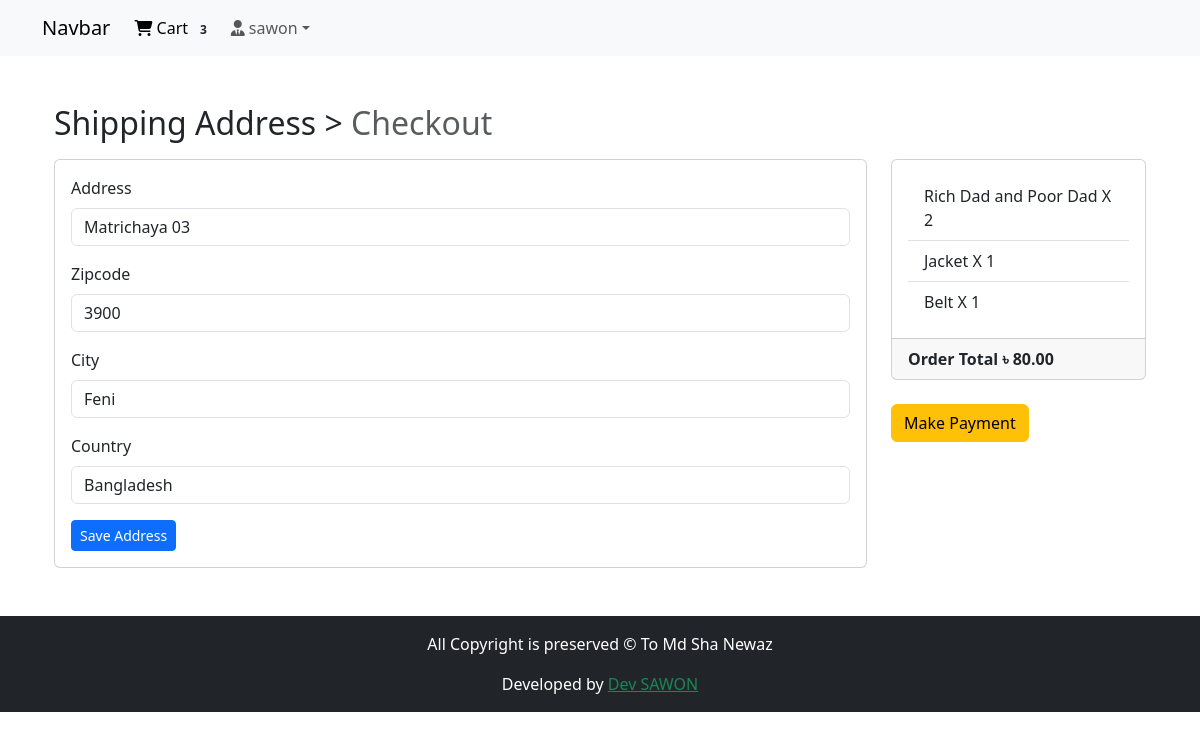
The page /payment/checkout/ (signed in) on the database its author committed.
### Login_App/models.py (models this page shows, shortened)
class User(AbstractBaseUser, PermissionsMixin):
    email = models.EmailField(unique=True, null=False)
    is_staff = models.BooleanField(
        _('staff status'),
        default = False,
        help_text = _('Designates whether the user can log in this site')
    )
    is_active = models.BooleanField(
        _('active'),
        default = True,
        help_text = _('Designate whether this user should be treated as active. Unselect this instead of deleting accounts')
    )
    USERNAME_FIELD = 'email'
    objects = MyUserMangerModel()

class ProfileModel(models.Model):
    user = models.OneToOneField(User, on_delete=models.CASCADE, related_name='profile')
    username = models.CharField(max_length=264, blank=True)
    full_name = models.CharField(max_length=264, blank=True)
    address_1 = models.TextField(max_length=300, blank=True)
    city = models.CharField(max_length=50, blank=True)
    zipcode = models.CharField(max_length=10, blank=True)
    country = models.CharField(max_length=50, blank=True)
    phone = models.CharField(max_length=20, blank=True)
    date_joined = models.DateField(auto_now_add=True)

### Order_App/models.py (models this page shows)
class OrderModel(models.Model):
    orderitems = models.ManyToManyField(CartModel)
    user = models.ForeignKey(settings.AUTH_USER_MODEL, on_delete=models.CASCADE)
    ordered =models.BooleanField(default=False) #payment is not complete
    created = models.DateTimeField(auto_now_add=True)
    paymentID = models.CharField(max_length=264, blank=True, null=True)
    orderdID = models.CharField(max_length=200, blank=True, null=True)
    def get_totals(self):
        total = 0
        for order_item in self.orderitems.all():
            total += float(order_item.get_total())
        return total

class CartModel(models.Model):
    user = models.ForeignKey(settings.AUTH_USER_MODEL, on_delete=models.CASCADE, related_name='cart')
    item = models.ForeignKey(ProductModel, on_delete=models.CASCADE)
    quantity = models.IntegerField(default=1)
    purchased = models.BooleanField(default=False)
    created = models.DateField(auto_now_add=True)
    updated = models.DateField(auto_now=True)
    def __str__(self):
        return f'{self.quantity} X {self.item}'
    def get_total(self):
        total = self.item.price * self.quantity
        float_total = format(total, '0.2f')
        return float_total

### Payment_App/models.py (models this page shows)
class BillingAddressModel(models.Model):
    user = models.ForeignKey(settings.AUTH_USER_MODEL, on_delete=models.CASCADE)
    address = models.CharField(max_length=264, blank=True)
    zipcode = models.CharField(max_length=10, blank=True)
    city = models.CharField(max_length=30, blank=True)
    country = models.CharField(max_length=20, blank=True)
    def __str__(self):
        return f'{self.user.profile.username} billing address'
    def is_fully_filled(self):
        field_names = [f.name for f in self._meta.get_fields()]
        for field_name in field_names:
            value = getattr(self, field_name)
            if value is None or value=='':
                return False
        return True
    class Meta:
        verbose_name_plural = 'Billing Addresses'

### Shop_App/models.py (models this page shows)
class ProductModel(models.Model):
    mainimage = models.ImageField(upload_to='Products')
    name = models.CharField(max_length=264)
    category = models.ForeignKey(CategoryModel, on_delete=models.CASCADE, related_name='category')
    preview_text = models.TextField(max_length=200, verbose_name='Preview Text')
    detail_text = models.TextField(max_length=1000, verbose_name='Description')
    price = models.FloatField()
    old_price = models.FloatField(default=0.00)
    created = models.DateTimeField(auto_now_add=True)
    def __str__(self):
         return self.name
    class Meta:
        ordering = ['-created']

### Payment_App/views.py (the view)
# urls.py: path('checkout/', views.checkout_view, name='checkout'),
@login_required
def checkout_view(request):
    title = 'Checkout'
    saved_address = BillingAddressModel.objects.get_or_create(user=request.user)
    saved_address = saved_address[0]
    print(saved_address)
    form = BillingAddressForm(instance=saved_address)
    if request.method == 'POST':
        form = BillingAddressForm(request.POST, instance=saved_address)
        if form.is_valid():
            form.save()
            form = BillingAddressForm(instance=saved_address)
            messages.success(request, f"Shipping address saved")
    order_qs = OrderModel.objects.filter(user=request.user, ordered=False)
    print(order_qs)
    order_items = order_qs[0].orderitems.all()
    print(order_items)
    order_total = order_qs[0].get_totals()
    return render(request, 'Payment_App/checkout.html', context={'title':title, 'saved_address':saved_address, 'form':form, 'order_items':order_items, 'order_total':order_total})

### Payment_App/forms.py
class BillingAddressForm(forms.ModelForm):
    class Meta:
        model = BillingAddressModel
        fields = ['address', 'zipcode', 'city', 'country']

### Order_App/templatetags/cart_tag.py (called while the page is built)
@register.filter()
def cart_total(user):
    order = OrderModel.objects.filter(user=user, ordered=False)
    if order.exists():
        return order[0].orderitems.count()
    else:
        return 0

### templates/Payment_App/checkout.html (shortened to what this page needs)
{% extends 'index.html' %}
{% load crispy_forms_tags %}
{% block body_block %}
<div class="container mt-5">
    <h2 class="mb-3">
        Shipping Address > <span class="text-muted">Checkout</span>
    </h2>
    <div class="row">
        <div class="col-md-9">
            <div class="card mb-5" style="height: auto;">
                <div class="card-body">
                    <form method="POST">
                        {{ form|crispy }}
                        <button class="btn btn-primary btn-sm float-right" type="submit">Save Address</button>
                    </form>
                </div>
            </div>
        </div>
        <div class="col-md-3">
            <div class="card" style="height: auto;">
                <div class="card-body">
                    <ul class="list-group list-group-flush">
                        {% for order_item in order_items %}
                            <li class="list-group-item">{{ order_item.item.name }} X {{ order_item.quantity }}</li>
                        {% endfor %}
                    </ul>
                </div>
                <div class="card-footer">
                    <span class="float-left">
                        <b>Order Total</b>
                    </span>
                    <span class="float-right">
                        <b>&#2547; {{ order_total|floatformat:2 }}</b>
                    </span>
                </div>
            </div>
            <br>
            {% if saved_address.is_fully_filled %}
                <a href="{% url 'Payment_App:payment' %}" class="btn btn-warning btn-md">Make Payment</a>
            {% else %}
            <div class="alert alert-info">
                <p>Please fill up all the information to make payment</p>
            </div>
            {% endif %}
        </div>
    </div>
</div>
{% endblock %}

### templates/navbar.html (shortened to what this page needs)
{% load cart_tag %}
<nav class="navbar navbar-expand-lg navbar-light bg-light">
    <div class="container">
      <a class="navbar-brand" href="{% url 'Shop_App:home' %}">Navbar</a>
      <div class="collapse navbar-collapse" id="navbarSupportedContent">
        <ul class="navbar-nav me-auto mb-2 mb-lg-0">
          {% if request.user.is_authenticated %}
          <li class="nav-item">
            <a class="nav-link active" aria-current="page" href="{% url 'Order_App:cart' %}"><i class="fa-solid fa-cart-shopping"></i> Cart <span class="badge bg-light text-dark">{{ request.user | cart_total }}</span></a>
          </li>
          <li class="nav-item dropdown">
            <a class="nav-link dropdown-toggle" href="#" id="navbarDropdown" role="button" data-bs-toggle="dropdown" aria-expanded="false">
              <i class="fa-solid fa-user-tie"></i> {{ request.user.profile.username }}</a>
          </li>
          {% else %}
          <li class="nav-item">
            <a class="btn btn-primary" href="{% url 'Login_App:login' %}">Login</a>
          </li>
          {% endif %}
        </ul>
      </div>
    </div>
</nav>

### templates/index.html (style rules this page uses)
.card { height: 350px; }

### rows shown on the page
User: user|cart_total "3", user.profile.username "sawon"
BillingAddressModel: address "Matrichaya 03", zipcode "3900", city "Feni", country "Bangladesh"
CartModel: item.name "Rich Dad and Poor Dad", quantity "2"
CartModel: item.name "Jacket", quantity "1"
CartModel: item.name "Belt", quantity "1"

### other values the page prints
{{ order_total|floatformat:2 }} "80.00"
